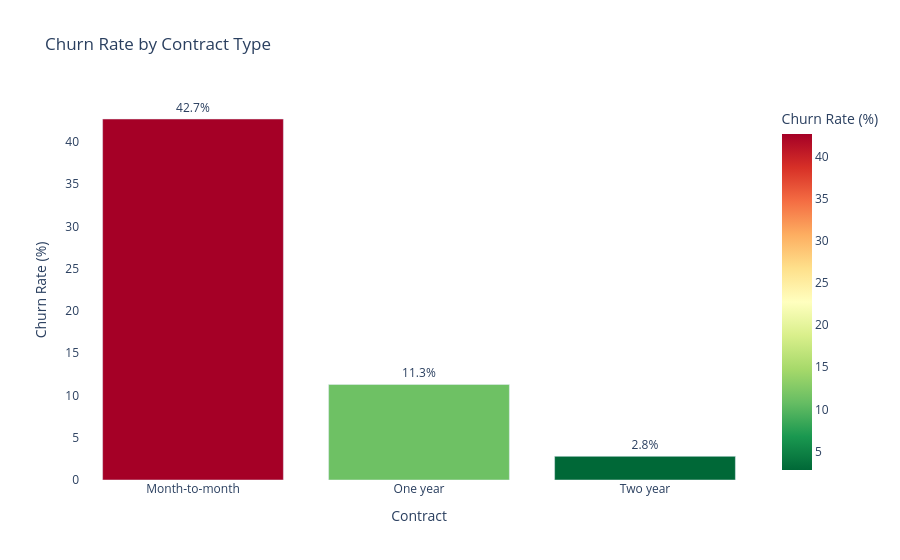

The cell this chart's notebook holds for it:
### Markdown cell above
## 4. Churn by Contract Type <a id='4-contract'></a>

### Code cell
contract_churn = df.groupby('Contract')['Churn'].mean().mul(100).round(1).reset_index()
contract_churn.columns = ['Contract', 'Churn Rate (%)']
contract_churn = contract_churn.sort_values('Churn Rate (%)', ascending=False)

fig = px.bar(contract_churn, x='Contract', y='Churn Rate (%)',
             color='Churn Rate (%)', color_continuous_scale='RdYlGn_r',
             title='Churn Rate by Contract Type',
             text='Churn Rate (%)')
fig.update_traces(texttemplate='%{text}%', textposition='outside')
fig.update_layout(showlegend=False, plot_bgcolor='white')
fig.show()

print(contract_churn.to_string(index=False))
print('\n📌 Insight: Month-to-month customers churn at the highest rate.')

### Figure 1 — Plotly figure (JSON) as saved in the notebook; plotly's stock layout.template omitted (floating-point values rounded to 4 significant figures)
{"data": [{"hovertemplate": "Contract=%{x}<br>Churn Rate (%)=%{marker.color}<extra></extra>", "legendgroup": "", "marker": {"color": [42.7, 11.3, 2.8], "coloraxis": "coloraxis", "pattern": {"shape": ""}}, "name": "", "orientation": "v", "showlegend": false, "text": [42.7, 11.3, 2.8], "textposition": "outside", "texttemplate": "%{text}%", "type": "bar", "x": ["Month-to-month", "One year", "Two year"], "xaxis": "x", "y": [42.7, 11.3, 2.8], "yaxis": "y"}], "layout": {"barmode": "relative", "coloraxis": {"colorbar": {"title": {"text": "Churn Rate (%)"}}, "colorscale": [[0, "rgb(0,104,55)"], [0.1, "rgb(26,152,80)"], [0.2, "rgb(102,189,99)"], [0.3, "rgb(166,217,106)"], [0.4, "rgb(217,239,139)"], [0.5, "rgb(255,255,191)"], [0.6, "rgb(254,224,139)"], [0.7, "rgb(253,174,97)"], [0.8, "rgb(244,109,67)"], [0.9, "rgb(215,48,39)"], [1, "rgb(165,0,38)"]]}, "legend": {"tracegroupgap": 0}, "plot_bgcolor": "white", "showlegend": false, "title": {"text": "Churn Rate by Contract Type"}, "xaxis": {"anchor": "y", "domain": [0, 1], "title": {"text": "Contract"}}, "yaxis": {"anchor": "x", "domain": [0, 1], "title": {"text": "Churn Rate (%)"}}}}
